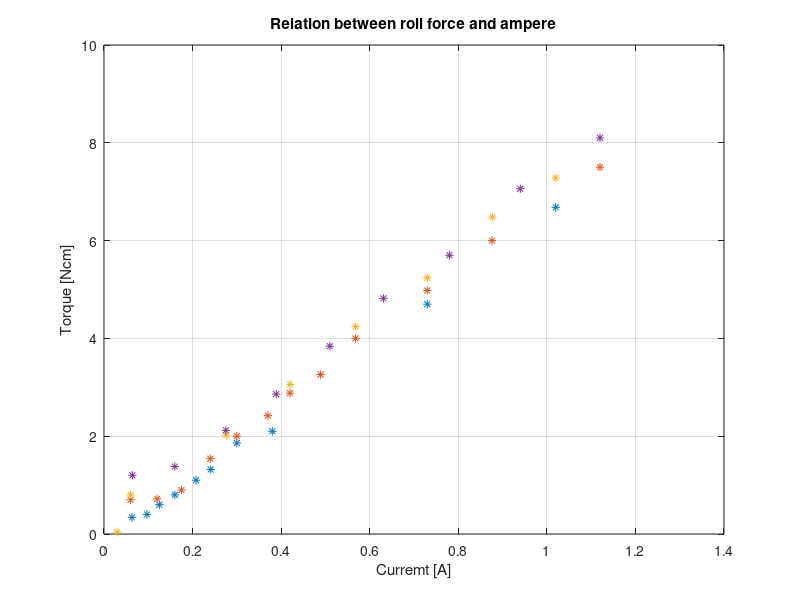

Source code (MATLAB):
clc; clear all; close all;
%%
% The given force is in Ncm 
% 1 V

mes1 = ([114 117 127 137 152 163 190 202 332 431]-97)*10^-3;   % Volt
cur1 = [63 97 125 160 208 241 300 380 730 1020]*10^(-3);             % Ampere
force1 = mes1 * 20;                                            % Ncm

mes2 = ([130 131 140 172 195 216 239 258 295 344 395 470]-95)*10^-3;   % Volt
cur2 = [60 120 175 240 300 370 420 489 568 730 876 1120]*10^(-3);      % Ampere
force2 = mes2 * 20;                                                    % Ncm
mes3 = ([95 133 194 246 305 355 417 457]-93)*10^-3;   % Volt
cur3 = [30 60 276 420 568 730 877 1020]*10^(-3);      % Ampere
force3 = mes3 * 20;                                   % Ncm

mes4 = ([151 160 197 234 283 332 376 444 496]-91)*10^-3   % Volt
cur4 = [64 160 275 389 510 631 780 940 1120]*10^(-3)      % Ampere
force4 = mes4 * 20;                                       % Ncm

plot(cur1,force1,'*',cur2,force2,'*',cur3,force3,'*',cur4,force4,'*')
title('Relation between roll force and ampere')
xlabel('Curremt [A]')
ylabel('Torque [Ncm]')
grid on